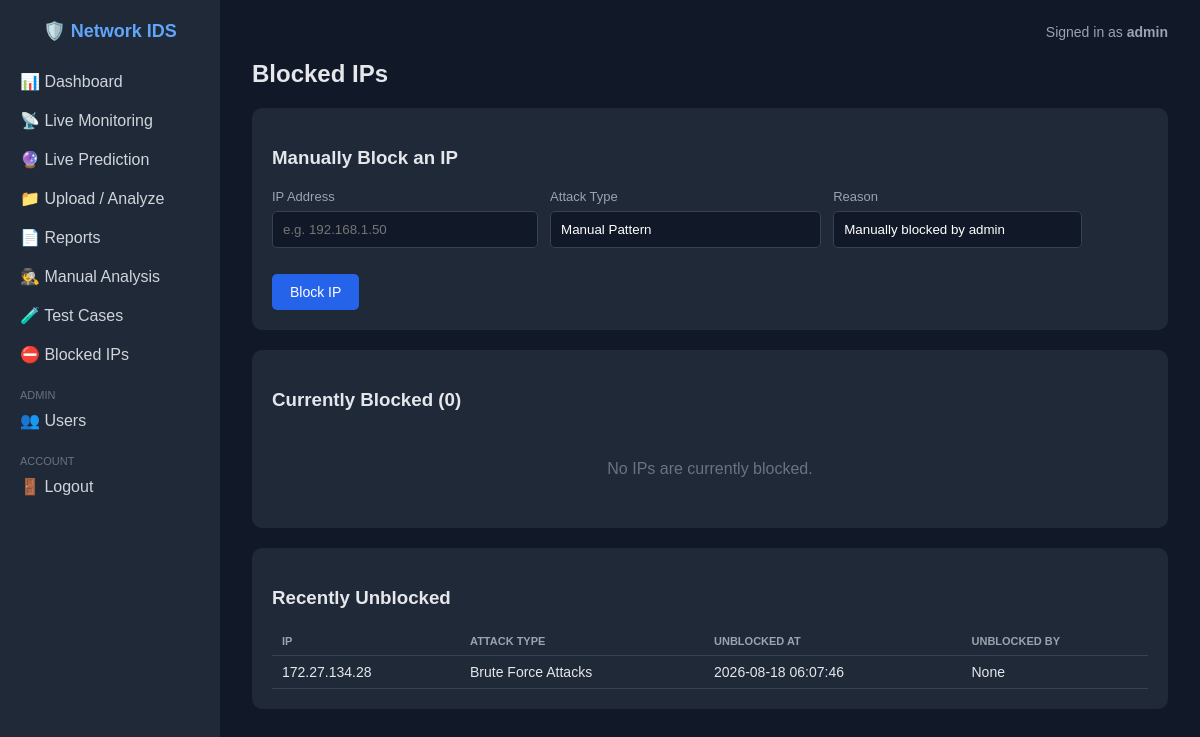
The page /blocked_ips (signed in) on the database its author committed.
### tables this page shows
CREATE TABLE users (
            id INTEGER PRIMARY KEY AUTOINCREMENT,
            username TEXT UNIQUE NOT NULL,
            email TEXT UNIQUE NOT NULL,
            password_hash TEXT NOT NULL,
            created_at TIMESTAMP DEFAULT CURRENT_TIMESTAMP,
            is_active BOOLEAN DEFAULT 1
        );

CREATE TABLE blocked_ips (
            id INTEGER PRIMARY KEY AUTOINCREMENT,
            ip_address TEXT UNIQUE NOT NULL,
            attack_type TEXT NOT NULL,
            blocked_at TIMESTAMP DEFAULT CURRENT_TIMESTAMP,
            blocked_by TEXT DEFAULT 'auto',
            reason TEXT,
            unblocked_at TIMESTAMP,
            unblocked_by TEXT,
            is_blocked BOOLEAN DEFAULT 1,
            block_count INTEGER DEFAULT 1
        );

### app.py (the view)
@app.route("/blocked_ips")
def blocked_ips():
    try:
        conn = get_db_connection()
        blocked = conn.execute(
            "SELECT * FROM blocked_ips WHERE is_blocked = 1 ORDER BY blocked_at DESC"
        ).fetchall()
        unblocked = conn.execute(
            """SELECT * FROM blocked_ips WHERE is_blocked = 0
               ORDER BY unblocked_at DESC LIMIT 50"""
        ).fetchall()
        conn.close()
        return render_template(
            "blocked_ips.html",
            blocked_ips=[dict(r) for r in blocked],
            unblocked_ips=[dict(r) for r in unblocked],
            is_admin=session.get("username") == "admin",
        )
    except Exception as e:
        flash(f"Error loading blocked IPs: {e}", "danger")
        return render_template("blocked_ips.html", blocked_ips=[], unblocked_ips=[])

### app.py (called while the page is built, shortened)
def get_db_connection():
    conn = sqlite3.connect(DB_PATH)
    conn.row_factory = sqlite3.Row
    return conn

@app.before_request
def check_user_status():
    if request.endpoint in ("login", "logout", "register", "static"):
        return
    if "user_id" in session:
        conn = None
        try:
            conn = get_db_connection()
            user = conn.execute(
                "SELECT is_active FROM users WHERE id = ?", (session["user_id"],)
            ).fetchone()
            if user is None:
                session.clear()
                flash("Your account no longer exists. Please contact an administrator.", "danger")
                return redirect(url_for("login"))
        except Exception as e:
            print(f"Error checking user status: {e}")
        finally:
            if conn is not None:
                conn.close()

@app.before_request
def check_blocked_ip():
    client_ip = request.remote_addr
    if client_ip in ("127.0.0.1", "::1", "localhost"):
        return

@app.before_request
def require_login():
    public_endpoints = {"static", "login", "register", "index"}
    if request.endpoint in public_endpoints:
        return
    if "user_id" not in session:
        return redirect(url_for("login"))

### templates/blocked_ips.html (shortened to what this page needs)
{% extends "base.html" %}
{% block content %}
<h2>Blocked IPs</h2>
{% if is_admin %}
<div class="panel">
    <h3>Manually Block an IP</h3>
    <form method="POST" action="{{ url_for('block_ip_form') }}" class="filters">
        <div>
            <label>IP Address</label>
            <input type="text" name="ip_address" placeholder="e.g. 192.168.1.50" required>
        </div>
        <div>
            <label>Attack Type</label>
            <input type="text" name="attack_type" value="Manual Pattern">
        </div>
        <div>
            <label>Reason</label>
            <input type="text" name="reason" value="Manually blocked by admin">
        </div>
        <div>
            <button type="submit">Block IP</button>
        </div>
    </form>
</div>
{% endif %}
<div class="panel">
    <h3>Currently Blocked ({{ blocked_ips|length }})</h3>
    {% if blocked_ips %}
    <table>
        <tr><th>IP</th><th>Attack Type</th><th>Reason</th><th>Blocked At</th><th>Hits</th><th></th></tr>
        {% for b in blocked_ips %}
        <tr>
            <td>{{ b.ip_address }}</td>
            <td>{{ b.attack_type }}</td>
            <td>{{ b.reason }}</td>
            <td>{{ b.blocked_at }}</td>
            <td>{{ b.block_count }}</td>
            <td>
                <form method="POST" action="{{ url_for('unblock_ip', ip_address=b.ip_address) }}" style="margin:0">
                    <button type="submit" class="btn-secondary">Unblock</button>
                </form>
            </td>
        </tr>
        {% endfor %}
    </table>
    {% else %}
    <div class="empty">No IPs are currently blocked.</div>
    {% endif %}
</div>
<div class="panel">
    <h3>Recently Unblocked</h3>
    {% if unblocked_ips %}
    <table>
        <tr><th>IP</th><th>Attack Type</th><th>Unblocked At</th><th>Unblocked By</th></tr>
        {% for u in unblocked_ips %}
        <tr>
            <td>{{ u.ip_address }}</td>
            <td>{{ u.attack_type }}</td>
            <td>{{ u.unblocked_at }}</td>
            <td>{{ u.unblocked_by }}</td>
        </tr>
        {% endfor %}
    </table>
    {% else %}
    <div class="empty">No history yet.</div>
    {% endif %}
</div>
{% endblock %}

### templates/base.html (shortened to what this page needs)
<!DOCTYPE html>
<html lang="en">
<head>
</head>
<body>
{% if session.get('user_id') %}
<div class="sidebar">
    <h1>🛡️ Network IDS</h1>
    <a href="{{ url_for('dashboard') }}">📊 Dashboard</a>
    <a href="{{ url_for('monitor_page') }}">📡 Live Monitoring</a>
    <a href="{{ url_for('live_prediction') }}">🔮 Live Prediction</a>
    <a href="{{ url_for('upload') }}">📁 Upload / Analyze</a>
    <a href="{{ url_for('reports') }}">📄 Reports</a>
    <a href="{{ url_for('manual_analysis') }}">🕵️ Manual Analysis</a>
    <a href="{{ url_for('test_cases') }}">🧪 Test Cases</a>
    <a href="{{ url_for('blocked_ips') }}">⛔ Blocked IPs</a>
    {% if session.get('username') == 'admin' %}
    <div class="section">Admin</div>
    <a href="{{ url_for('admin_users') }}">👥 Users</a>
    {% endif %}
    <div class="section">Account</div>
    <a href="{{ url_for('logout') }}">🚪 Logout</a>
</div>
{% endif %}
<div class="main">
    {% if session.get('user_id') %}
    <div class="topbar">
        <div class="user">Signed in as <b>{{ session.get('username') }}</b></div>
    </div>
    {% endif %}
    {% block content %}{% endblock %}
</div>
</body>
</html>

### templates/base.html (style rules this page uses)
* { box-sizing: border-box; }
body { font-family: Arial, Helvetica, sans-serif; background: #111827; color: #e5e7eb; margin: 0; display: flex; min-height: 100vh; }
a { color: #60a5fa; text-decoration: none; }
.sidebar { width: 220px; background: #1f2937; padding: 20px 0; flex-shrink: 0; }
.sidebar h1 { font-size: 18px; text-align: center; margin: 0 0 20px 0; color: #60a5fa; }
.sidebar a { display: block; padding: 10px 20px; color: #d1d5db; }
.sidebar .section { margin-top: 15px; padding: 0 20px; font-size: 11px; text-transform: uppercase; color: #6b7280; }
.main { flex: 1; padding: 24px 32px; overflow-x: auto; }
.topbar { display: flex; justify-content: space-between; align-items: center; margin-bottom: 20px; }
.topbar .user { color: #9ca3af; font-size: 14px; }
h2 { margin-top: 0; }
.panel { background: #1f2937; border-radius: 10px; padding: 20px; margin-bottom: 20px; }
table { width: 100%; border-collapse: collapse; }
th, td { padding: 8px 10px; text-align: left; border-bottom: 1px solid #374151; font-size: 14px; }
th { color: #9ca3af; text-transform: uppercase; font-size: 11px; }
input, select, textarea { width: 100%; padding: 10px; margin: 6px 0 14px 0; border-radius: 5px; border: 1px solid #374151; background: #111827; color: white; }
label { font-size: 13px; color: #9ca3af; }
button, .btn { padding: 10px 18px; background: #2563eb; color: white; border: none; border-radius: 5px; cursor: pointer; font-size: 14px; display: inline-block; }
.filters { display: flex; gap: 12px; flex-wrap: wrap; align-items: end; }
.filters > div { min-width: 160px; }
.empty { color: #6b7280; padding: 30px; text-align: center; }

### rows shown on the page
users: get "admin"
blocked_ips: ip_address "172.27.134.28", attack_type "Brute Force Attacks", unblocked_at "2026-08-18 06:07:46", unblocked_by "None"

### other values the page prints
{{ blocked_ips|length }} "0"
